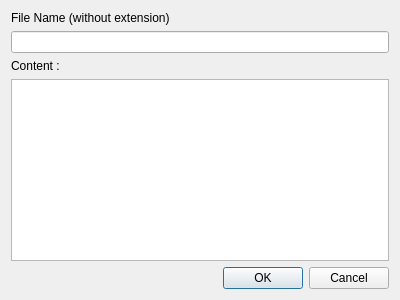
<?xml version="1.0" encoding="UTF-8"?>
<ui version="4.0">
 <class>Dialog2</class>
 <widget class="QDialog" name="Dialog2">
  <property name="geometry">
   <rect>
    <x>0</x>
    <y>0</y>
    <width>400</width>
    <height>300</height>
   </rect>
  </property>
  <property name="windowTitle">
   <string>Dialog</string>
  </property>
  <layout class="QGridLayout" name="gridLayout">
   <item row="0" column="0" colspan="2">
    <widget class="QLabel" name="label">
     <property name="text">
      <string>File Name (without extension)</string>
     </property>
    </widget>
   </item>
   <item row="1" column="0" rowspan="2" colspan="2">
    <layout class="QVBoxLayout" name="verticalLayout">
     <item>
      <widget class="QLineEdit" name="title"/>
     </item>
     <item>
      <widget class="QLabel" name="label_2">
       <property name="text">
        <string>Content :</string>
       </property>
      </widget>
     </item>
     <item>
      <widget class="QPlainTextEdit" name="content"/>
     </item>
    </layout>
   </item>
   <item row="3" column="0" colspan="2">
    <widget class="QDialogButtonBox" name="buttonBox_2">
     <property name="orientation">
      <enum>Qt::Horizontal</enum>
     </property>
     <property name="standardButtons">
      <set>QDialogButtonBox::Cancel|QDialogButtonBox::Ok</set>
     </property>
    </widget>
   </item>
  </layout>
 </widget>
 <resources/>
 <connections/>
</ui>
